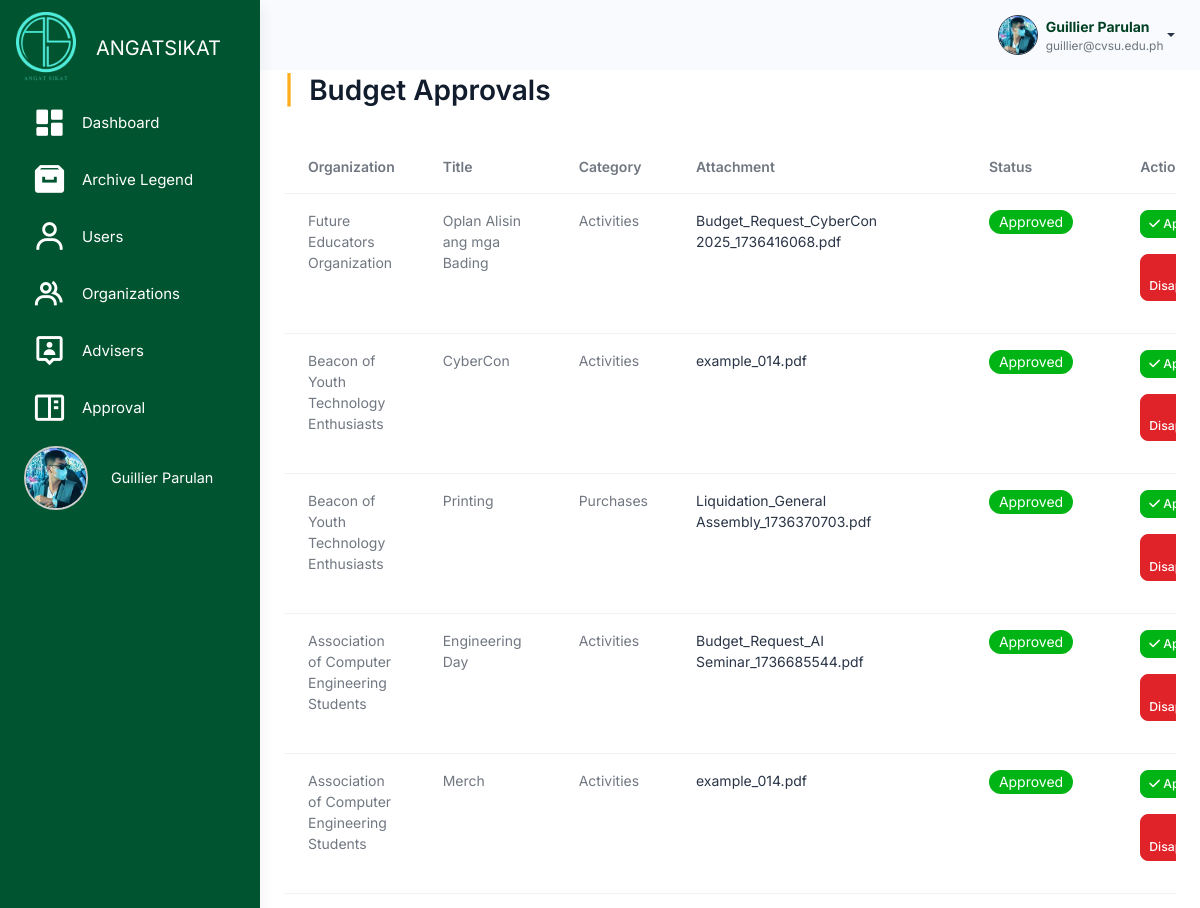
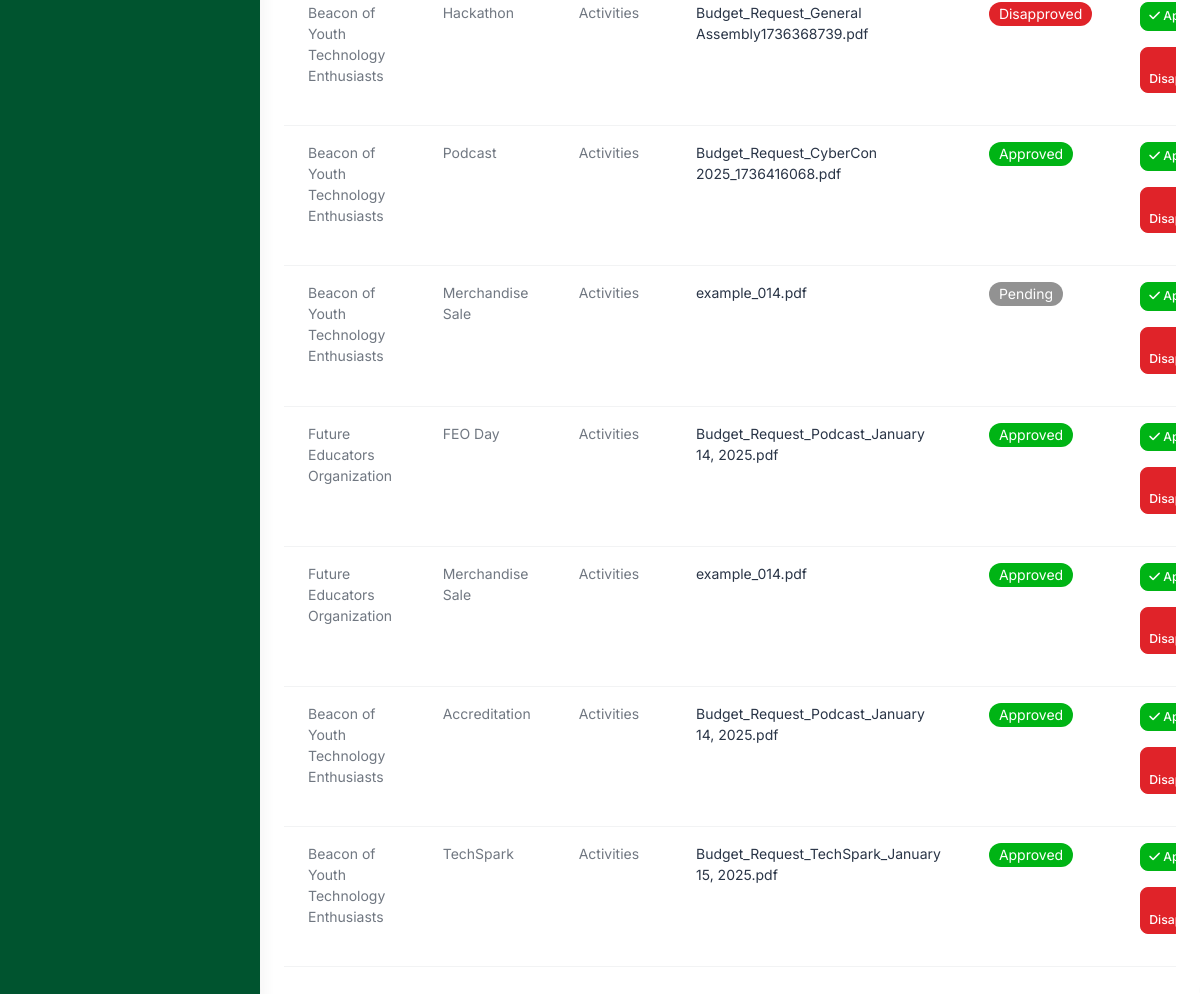
Screenshot of /src/budget_management/admin_budget_approval_table.php (signed in) with the database file from the repository (2 pictures, top to bottom).
### tables this page shows
CREATE TABLE `users` (
  `user_id` int(11) NOT NULL,
  `username` varchar(100) NOT NULL,
  `password` varchar(255) NOT NULL,
  `profile_picture` varchar(255) NOT NULL,
  `first_name` varchar(255) NOT NULL,
  `last_name` varchar(255) NOT NULL,
  `email` varchar(100) NOT NULL,
  `role` enum('admin','officer','member') NOT NULL,
  `organization_id` int(11) DEFAULT NULL,
  `archived` tinyint(1) DEFAULT 0,
  `created_at` timestamp NOT NULL DEFAULT current_timestamp(),
  `position` enum('President','Treasurer') NOT NULL,
  `failed_attempts` int(11) DEFAULT 0,
  `is_locked` tinyint(1) DEFAULT 0,
  `last_failed_attempt` datetime DEFAULT NULL
);

CREATE TABLE `budget_approvals` (
  `approval_id` int(11) NOT NULL,
  `title` varchar(255) NOT NULL,
  `category` varchar(255) NOT NULL,
  `attachment` varchar(255) DEFAULT NULL,
  `status` enum('Pending','Approved','Disapproved') DEFAULT 'Pending',
  `organization_id` int(11) NOT NULL,
  `created_at` timestamp NOT NULL DEFAULT current_timestamp(),
  `archived` tinyint(1) DEFAULT 0
);

CREATE TABLE `organizations` (
  `organization_id` int(11) NOT NULL,
  `organization_name` varchar(255) NOT NULL,
  `acronym` varchar(100) NOT NULL,
  `organization_logo` varchar(255) DEFAULT NULL,
  `organization_members` int(11) NOT NULL DEFAULT 0,
  `organization_status` enum('Probationary','Level I','Level II') NOT NULL DEFAULT 'Probationary',
  `organization_color` varchar(7) DEFAULT NULL,
  `archived` tinyint(1) DEFAULT 0,
  `created_at` timestamp NOT NULL DEFAULT current_timestamp(),
  `balance` decimal(15,2) DEFAULT 0.00,
  `beginning_balance` decimal(15,2) DEFAULT 0.00,
  `income` decimal(15,2) DEFAULT 0.00,
  `expense` decimal(15,2) DEFAULT 0.00,
  `cash_on_bank` decimal(15,2) DEFAULT 0.00,
  `cash_on_hand` decimal(15,2) DEFAULT 0.00
);

### src/user_query.php (called while the page is built, shortened)
<?php
$user_id = $_SESSION['user_id'];
$user_query = "SELECT * FROM users WHERE user_id = '$user_id'";
$user_result = mysqli_query($conn, $user_query);
if ($user_result && mysqli_num_rows($user_result) > 0) {
    $user = mysqli_fetch_assoc($user_result);
    $firstname = $user['first_name'];
    $lastname = $user['last_name'];
    $fullname = $firstname . ' ' . $lastname;
    $email = $user['email'];
    $profile_picture = $user['profile_picture'];
} else {
    echo "Error fetching user data: " . mysqli_error($conn);
    exit();
}
?>

### src/budget_management/admin_budget_approval_table.php (the view, shortened to what this page needs)
<?php
include 'connection.php';
include '../user_query.php';
?>
<!DOCTYPE html>
<html lang="en">
<head>
    <link rel="stylesheet" href="../assets/css/styles.min.css" />
    <link rel="stylesheet" href="../budget_management/css/budget.css" />
    <link rel="stylesheet" href="css/activities.css" />
    <link href="https://unpkg.com/boxicons@2.1.4/css/boxicons.min.css" rel="stylesheet" />
    <link rel="stylesheet" href="https://cdnjs.cloudflare.com/ajax/libs/font-awesome/6.6.0/css/all.min.css">
    <link rel="stylesheet" href="https://cdn.datatables.net/2.1.7/css/dataTables.bootstrap.min.css" />
</head>
<body>
     <div class="page-wrapper" id="main-wrapper" data-layout="vertical" data-navbarbg="skin6" data-sidebartype="full"
        data-sidebar-position="fixed" data-header-position="fixed">
        <aside class="left-sidebar" id="sidebar">
            <div>
                <div class="brand-logo d-flex align-items-center justify-content-between">
                    <a class="text-nowrap logo-img">
                        <img src="../assets/images/logos/neon_sikat.png" alt="Angat Sikat Logo" class="logo contain"
                            style="width: 60px; height: auto;" />
                    </a>
                    <span class="logo-text">ANGATSIKAT</span>
                </div>
                <nav class="sidebar-nav scroll-sidebar" data-simplebar="">
                    <ul id="sidebarnav">
                        <li class="sidebar-item">
                            <a class="sidebar-link" href="../dashboard/admin_dashboard.php" aria-expanded="false">
                                <i class="bx bxs-dashboard" style="color: #fff; font-size: 35px;"></i>
                                <span class="hide-menu">Dashboard</span>
                            </a>
                        </li>
                        <li class="sidebar-item">
                            <a class="sidebar-link" href="../archive/archive_legend.php" aria-expanded="false">
                                <i class="bx bxs-archive" style="color: #fff; font-size: 35px;"></i>
                                <span class="hide-menu">Archive Legend</span>
                            </a>
                        </li>
                        <li class="sidebar-item">
                            <a class="sidebar-link" href="../user_management/users.php" aria-expanded="false"
                                data-tooltip="Users">
                                <i class="bx bx-user" style="color: #fff; font-size: 35px;"></i>
                                <span class="hide-menu">Users</span>
                            </a>
                        </li>
                        <li class="sidebar-item">
                            <a class="sidebar-link" href="../organization_management/organizations.php" aria-expanded="false"
                                data-tooltip="Organizations">
                                <i class="bx bx-group" style="color: #fff; font-size: 35px;"></i>
                                <span class="hide-menu">Organizations</span>
                            </a>
                        </li>
                        <li class="sidebar-item">
                            <a class="sidebar-link" href="../adviser_management/advisers.php" aria-expanded="false"
                                data-tooltip="Events">
                                <i class="bx bx-user-pin" style="color: #fff; font-size: 35px;"></i>
                                <span class="hide-menu">Advisers</span>
                            </a>
                        </li>
                        <li class="sidebar-item">
                            <a class="sidebar-link" href="../budget_management/admin_budget_approval_table.php" aria-expanded="false"
                                data-tooltip="Events">
                                <i class="bx bx-book-content" style="color: #fff; font-size: 35px;"></i>
                                <span class="hide-menu">Approval</span>
                            </a>
                        </li>
                        <li class="sidebar-item profile-container">
                            <a class="sidebar-link" href="../user/admin_profile.php" aria-expanded="false"
                                data-tooltip="Profile" style="display: flex; align-items: center; padding: 0.5rem;">
                                <div class="profile-pic-border"
                                    style="height: 4rem; width: 4rem; display: flex; justify-content: center; align-items: center; overflow: hidden; border-radius: 50%; border: 2px solid #ccc;">
                                    <img src="<?php echo !empty($profile_picture) ? '../user/' . htmlspecialchars($profile_picture) : '../user/uploads/default.png'; ?>"
                                        alt="Profile Picture" class="profile-pic"
                                        style="height: 100%; width: 100%; object-fit: cover;" />
                                </div>
                                <span class="profile-name" style="margin-left: 0.5rem; font-size: 0.9rem;">
                                    <?php echo htmlspecialchars($user['first_name']) . ' ' . htmlspecialchars($user['last_name']); ?>
                                </span>
                            </a>
                        </li>
                    </ul>
                </nav>
            </div>
        </aside>
        <div class="body-wrapper">
            <header class="app-header">
                <nav class="navbar navbar-expand-lg navbar-light">
                    <div class="navbar-collapse justify-content-end px-0" id="navbarNav">
                        <ul class="navbar-nav flex-row ms-auto align-items-center justify-content-end">
                            <li class="nav-item dropdown">
                                <div class="dropdown">
                                    <a href="#" class="dropdown-toggle d-flex align-items-center"
                                        data-bs-toggle="dropdown" aria-expanded="false" style="text-decoration: none;">
                                        <img class="border border-dark rounded-circle"
                                            src="<?php echo !empty($profile_picture) ? '../user/' . $profile_picture : '../user/uploads/default.png'; ?>"
                                            alt="Profile"
                                            style="width: 40px; height: 40px; margin-left: 10px; object-fit: cover;">
                                        <div class="d-flex flex-column align-items-start ms-2">
                                            <span style="font-weight: bold; color: #004024;">
                                                <?php echo htmlspecialchars($fullname); ?>
                                            </span>
                                            <span style="font-size: 0.85em; color: #6c757d;">
                                                <?php echo htmlspecialchars($email); ?>
                                            </span>
                                        </div>
                                    </a>
                                </div>
                            </li>
                        </ul>
                    </div>
                </nav>
            </header>
    <div class="container p-4" style="margin-top: 50px;">
        <h2><span class="text-warning fw-bold me-2">|</span> Budget Approvals</h2>
        <div class="table-responsive">
            <table class="table mt-4" id="approvalsTable">
                <thead>
                    <tr>
                        <th>Organization</th>
                        <th>Title</th>
                        <th>Category</th>
                        <th>Attachment</th>
                        <th>Status</th>
                        <th>Actions</th>
                    </tr>
                </thead>
                <tbody>
                    <?php
                    $query = "
                        SELECT b.*, o.organization_name
                        FROM budget_approvals b
                        JOIN organizations o ON b.organization_id = o.organization_id";
                    $result = mysqli_query($conn, $query);
                    while ($row = mysqli_fetch_assoc($result)) {
                        $organization = $row['organization_name'];
                        $title = $row['title'];
                        $category = $row['category'];
                        $attachment = $row['attachment'];
                        $id = $row['approval_id'];
                        ?>
                        <tr>
                            <td>
                                <?php echo htmlspecialchars($organization); ?>
                            </td>
                            <td>
                                <?php echo htmlspecialchars($title); ?>
                            </td>
                            <td>
                                <?php echo htmlspecialchars($category); ?>
                            </td>
                            <td>
                                <a href="uploads/<?php echo htmlspecialchars($attachment); ?>"
                                    class='link-offset-2 link-underline link-underline-opacity-0' target="_blank">
                                    <?php echo htmlspecialchars($attachment); ?>
                                </a>
                            </td>
                            <td>
                                <?php
                                if ($row['status'] == 'Pending') {
                                    echo " <span class='badge rounded-pill pending'> ";
                                } else if ($row['status'] == 'Approved') {
                                    echo " <span class='badge rounded-pill approved'> ";
                                } else if ($row['status'] == 'Disapproved') {
                                    echo " <span class='badge rounded-pill disapproved'> ";
                                }
                                echo ucfirst($row['status']);
                                ?>
                                </span>
                            </td>
                            <td>
                                <button type="button" class="btn btn-sm btn-success mb-3"
                                        data-bs-toggle="modal"
                                        data-bs-target="#confirmationModal"
                                        data-action="approve"
                                        data-id="<?php echo $id; ?>">
                                    <i class="fa-solid fa-check"></i> Approve
                                </button>
                                <button type="button" class="btn btn-sm btn-danger mb-3"
                                        data-bs-toggle="modal"
                                        data-bs-target="#confirmationModal"
                                        data-action="disapprove"
                                        data-id="<?php echo $id; ?>">
                                    <i class="fa-solid fa-xmark"></i> Disapprove
                                </button>
                            </td>
                        </tr>
                        <?php
                    }
                    ?>
                </tbody>
            </table>
        </div>
    </div>
    </div>
    </div>
</body>
</html>

### src/budget_management/css/budget.css (style rules this page uses)
.container { padding-top: 20px; background-color: #fff; border-radius: 10px; box-shadow: 0 4px 8px rgba(0, 0, 0, 0.1); }
table { table-layout: auto; max-width: 100%; height: auto; border-collapse: collapse; }
.btn-success { background-color: #00b415; border-color: #00b415; }
.btn-danger { background-color: #e02329; border-color: #e02329; color: #fff; }
.badge.rounded-pill.approved { background-color: #00b415; color: #fff; }
.badge.rounded-pill.disapproved { background-color: #e02329; color: #fff; }
.badge.rounded-pill.pending { background-color: #929292; color: #fff; }

### src/activity_management/css/activities.css (style rules this page uses)
:root { --bs-font-sans-serif: "Inter", sans-serif; --bs-primary: #ffb000; --bs-secondary: #6c757d; --bs-danger: #ff6692; --bs-body-font-size: 0.875rem; --bs-body-font-weight: 400; --bs-body-line-height: 1.5; --bs-body-color: #111c2d99; --bs-body-bg: #fff; --bs-border-color: #e4ebf0; --bs-heading-color: #111c2d; --bs-border-radius: 7px; --bs-gutter-x: 24px; --bs-btn-font-size: 0.875rem; --bs-card-spacer-y: 30px; --bs-card-spacer-x: 30px; --bs-card-border-width: 0px; --bs-success-rgb: 19,222,185; --bs-primary-rgb: 255, 176, 0; --bs-light-rgb: 246,249,252; --bs-dark-rgb: 42,53,71; }
.container { padding-top: 20px; background-color: #fff; border-radius: 10px; box-shadow: 0 4px 8px rgba(0, 0, 0, 0.1); }
table { table-layout: auto; max-width: 100%; height: auto; border-collapse: collapse; }
.btn-success { background-color: #00b415; border-color: #00b415; }
.badge.rounded-pill.approved { background-color: #00b415; color: #fff; }
.badge.rounded-pill.disapproved { background-color: #e02329; color: #fff; }
.badge.rounded-pill.pending { background-color: #929292; color: #fff; }

### src/budget_management/admin_budget_approval_table.php (style rules this page uses)
#sidebar>div>div>span { color: #fff; font-size: 20px; position: absolute; margin-left: 80px; }
#sidebarnav>li>a>span { color: #fff; }
.sidebar-link { position: relative; cursor: pointer; }
.scroll-sidebar { overflow: auto; }
.scroll-sidebar { -ms-overflow-style: none; scrollbar-width: none; }
.body-wrapper { height: 100vh; overflow-x: hidden; overflow-y: auto; background-color: white; }

### rows the page displays
users: profile_picture (picture), first_name "Guillier", last_name "Parulan", fullname "Guillier Parulan", email "guillier@cvsu.edu.ph"
budget_approvals: organization.organization_name "Future Educators Organization", title "Oplan Alisin ang mga Bading", category "Activities", attachment "Budget_Request_CyberCon 2025_1736416068.pdf", status "Approved"
budget_approvals: organization.organization_name "Beacon of Youth Technology Enthusiasts", title "CyberCon", category "Activities", attachment "example_014.pdf", status "Approved"
budget_approvals: organization.organization_name "Beacon of Youth Technology Enthusiasts", title "Printing", category "Purchases", attachment "Liquidation_General Assembly_1736370703.pdf", status "Approved"
budget_approvals: organization.organization_name "Association of Computer Engineering Students", title "Engineering Day", category "Activities", attachment "Budget_Request_AI Seminar_1736685544.pdf", status "Approved"
budget_approvals: organization.organization_name "Association of Computer Engineering Students", title "Merch", category "Activities", attachment "example_014.pdf", status "Approved"
budget_approvals: organization.organization_name "Beacon of Youth Technology Enthusiasts", title "Hackathon", category "Activities", attachment "Budget_Request_General Assembly1736368739.pdf", status "Disapproved"
budget_approvals: organization.organization_name "Beacon of Youth Technology Enthusiasts", title "Podcast", category "Activities", attachment "Budget_Request_CyberCon 2025_1736416068.pdf", status "Approved"
budget_approvals: organization.organization_name "Beacon of Youth Technology Enthusiasts", title "Merchandise Sale", category "Activities", attachment "example_014.pdf", status "Pending"
budget_approvals: organization.organization_name "Future Educators Organization", title "FEO Day", category "Activities", attachment "Budget_Request_Podcast_January 14, 2025.pdf", status "Approved"
budget_approvals: organization.organization_name "Future Educators Organization", title "Merchandise Sale", category "Activities", attachment "example_014.pdf", status "Approved"
budget_approvals: organization.organization_name "Beacon of Youth Technology Enthusiasts", title "Accreditation", category "Activities", attachment "Budget_Request_Podcast_January 14, 2025.pdf", status "Approved"
budget_approvals: organization.organization_name "Beacon of Youth Technology Enthusiasts", title "TechSpark", category "Activities", attachment "Budget_Request_TechSpark_January 15, 2025.pdf", status "Approved"
